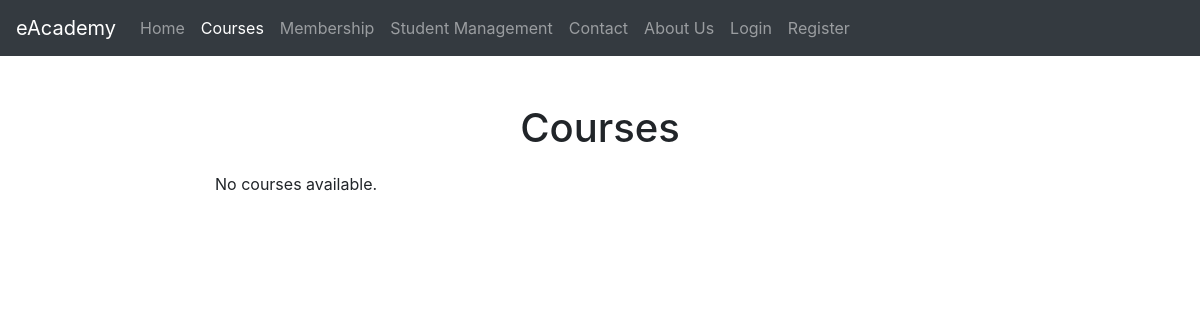
The app's page /courses/, older data.
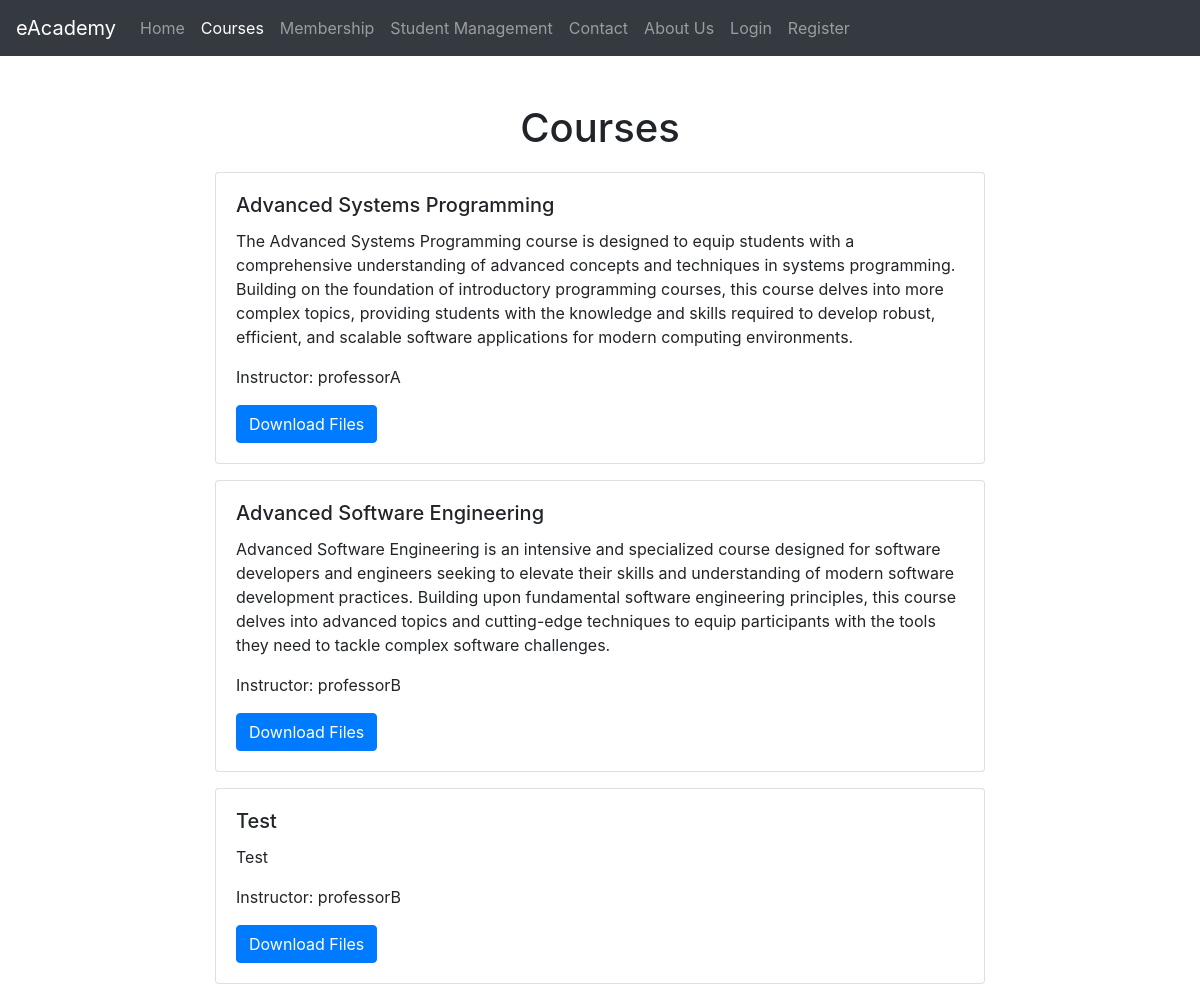
The same page, newer data.
### eAcademyApp/models.py (models this page shows, shortened)
class Course(models.Model):
    title = models.CharField(max_length=200)
    description = models.TextField()
    instructor = models.ForeignKey(User, on_delete=models.CASCADE)
    files = models.FileField(upload_to='course_files/')
    created_at = models.DateTimeField(auto_now_add=True)
    updated_at = models.DateTimeField(auto_now=True)

### eAcademyApp/views.py (the view)
# urls.py: path('courses/', views.course_list, name='course_list'),
def course_list(request):
    courses = Course.objects.all()
    return render(request, 'course.html', {'courses': courses})

### templates/course.html (shortened to what this page needs)
{% extends 'base.html' %}
{% block content %}
    <div class="container mt-5">
        <h1>Courses</h1>
        <div class="row">
            <div class="col-md-12">
                <div class="course-list">
                    {% for course in courses %}
                        <div class="card mb-3">
                            <div class="card-body">
                                <h5 class="card-title">{{ course.title }}</h5>
                                <p class="card-text">{{ course.description }}</p>
                                <p class="card-text">Instructor: {{ course.instructor.username }}</p>
                                <a href="{{ course.files.url }}" class="btn btn-primary">Download Files</a>
                            </div>
                        </div>
                    {% empty %}
                        <p>No courses available.</p>
                    {% endfor %}
                </div>
            </div>
        </div>
    </div>
{% endblock %}

Row changes from the older to the newer data that the page shows:
added Course: title "Advanced Systems Programming", description "The Advanced Systems Programming course is designed to equip students with a comprehensive understanding of advanced concepts and techniques in systems programming. Building on the foundation of introductory programming courses, this course delves into more complex topics, providing students with the knowledge and skills required to develop robust, efficient, and scalable software applications for modern computing environments.", instructor.username "professorA"
added Course: title "Advanced Software Engineering", description "Advanced Software Engineering is an intensive and specialized course designed for software developers and engineers seeking to elevate their skills and understanding of modern software development practices. Building upon fundamental software engineering principles, this course delves into advanced topics and cutting-edge techniques to equip participants with the tools they need to tackle complex software challenges.", instructor.username "professorB"
added Course: title "Test", description "Test", instructor.username "professorB"
Text that changed along with them:
text no longer shown: "No courses available."
